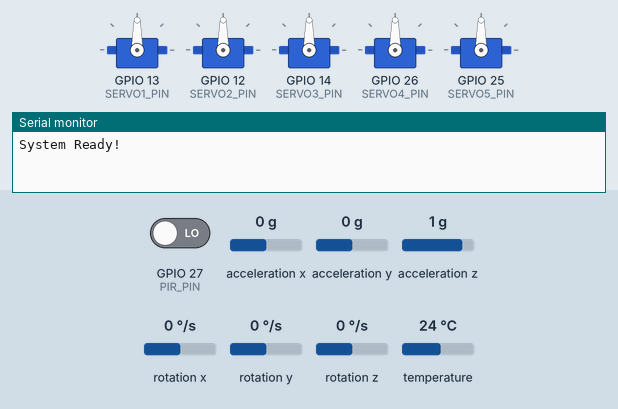
This sketch was run on a simulated ESP32. Parts: 5 × servo, the last lines printed to the serial monitor. Inputs (shaded band) come from the test bench; at power-on: GPIO 27 (PIR_PIN) LOW, acceleration x 0 g, acceleration y 0 g, acceleration z 1 g, rotation x 0 °/s, rotation y 0 °/s, rotation z 0 °/s, temperature 24 °C.

Above: at 1.2 s.
1.3 s: GPIO 27 (PIR_PIN) driven HIGH
At 2.1 s:
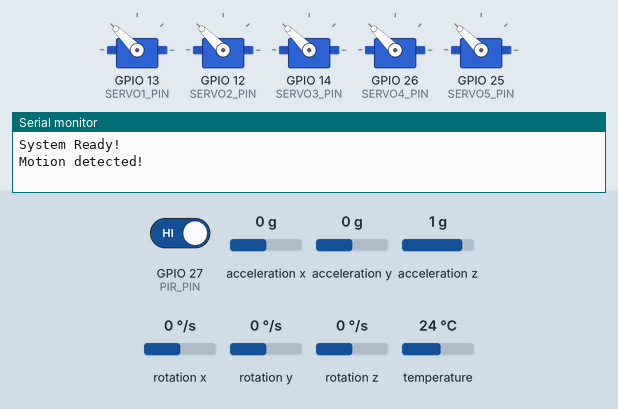
4.3 s: GPIO 27 (PIR_PIN) driven LOW
At 5.0 s:
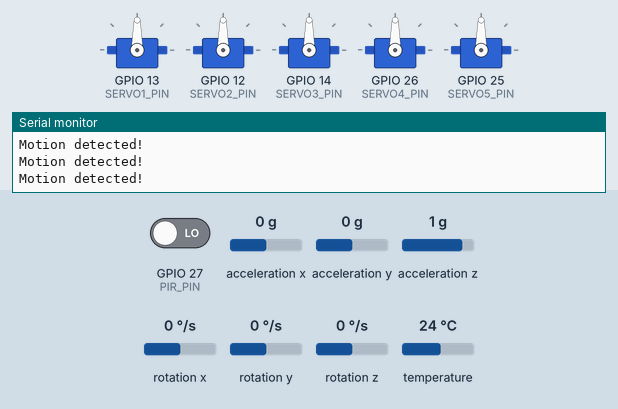
6.0 s: acceleration x set to -1.4 g
At 7.2 s:
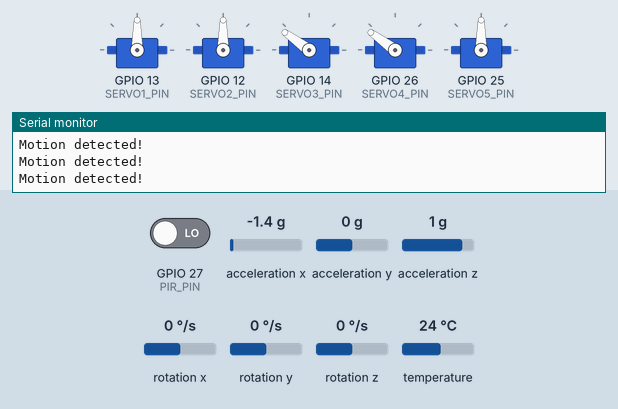
7.5 s: acceleration y set to -1.4 g
At 8.4 s:
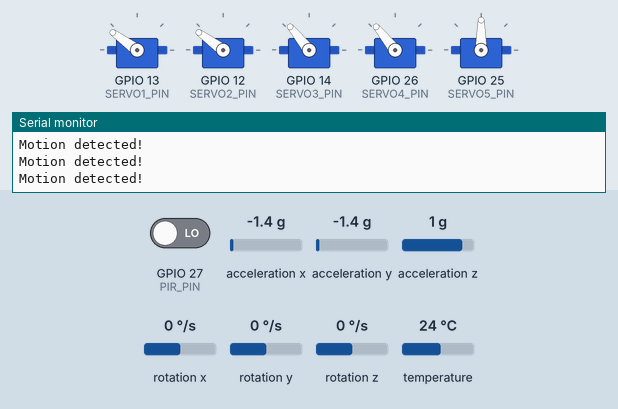
9.0 s: acceleration z set to -1.4 g
At 9.5 s:
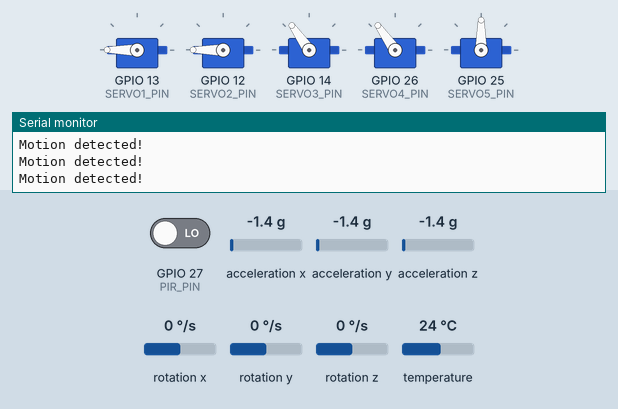
10.5 s: acceleration x set to -0.8 g
At 11.9 s:
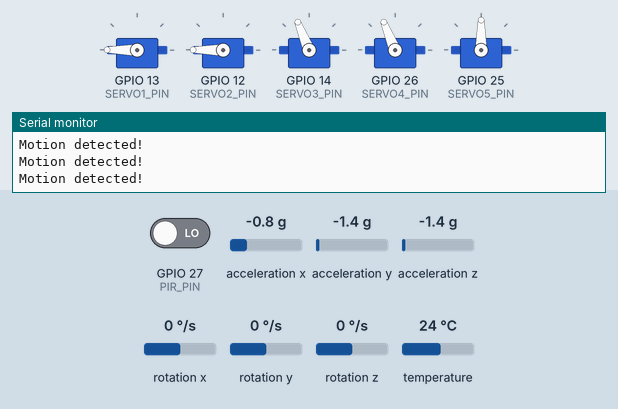
Timing chart, 0 to 13.0 s (numbered marks = the images above; inputs shaded):
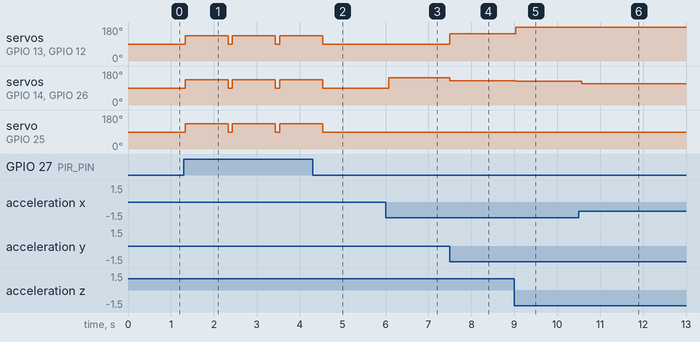

Measured:
- after the input at 1.3 s, servo on GPIO 13 (SERVO1_PIN), servo on GPIO 12 (SERVO2_PIN), servo on GPIO 14 (SERVO3_PIN), servo on GPIO 26 (SERVO4_PIN), servo on GPIO 25 (SERVO5_PIN): alternates 135° for 1.0 s and 90° for 0.10 s, starting at once
- after the input at 4.3 s, servo on GPIO 13 (SERVO1_PIN), servo on GPIO 12 (SERVO2_PIN), servo on GPIO 14 (SERVO3_PIN), servo on GPIO 26 (SERVO4_PIN), servo on GPIO 25 (SERVO5_PIN): goes on until 4.5 s, then stays 90°
- after the input at 6.0 s, servo on GPIO 14 (SERVO3_PIN), servo on GPIO 26 (SERVO4_PIN): 90° → 144° after 0.07 s
- after the input at 7.5 s, servo on GPIO 13 (SERVO1_PIN), servo on GPIO 12 (SERVO2_PIN): 90° → 144° at once; servo on GPIO 14 (SERVO3_PIN), servo on GPIO 26 (SERVO4_PIN): 144° → 129° at once
- after the input at 9.0 s, servo on GPIO 13 (SERVO1_PIN), servo on GPIO 12 (SERVO2_PIN): 144° → 180° at once; servo on GPIO 14 (SERVO3_PIN), servo on GPIO 26 (SERVO4_PIN): 129° → 125° at once
- after the input at 10.5 s, servo on GPIO 14 (SERVO3_PIN), servo on GPIO 26 (SERVO4_PIN): 125° → 112° after 0.07 s

The sketch:

GMRT_Assignment.ino
```cpp
//Rafie Alif Saputro
//24/533034/PA/22562


#include <Wire.h>
#include <Adafruit_MPU6050.h>
#include <Adafruit_Sensor.h>
#include <ESP32Servo.h>

Adafruit_MPU6050 mpu;

// Servo objects
Servo servo1, servo2, servo3, servo4, servo5;

// Servo pins
#define SERVO1_PIN 13
#define SERVO2_PIN 12
#define SERVO3_PIN 14
#define SERVO4_PIN 26
#define SERVO5_PIN 25

// PIR pin
#define PIR_PIN 27

// Initial servo position
int initialPos = 90; // center = 90° (0 offset)

// State
unsigned long lastYawMove = 0;
bool yawReturnPending = false;

void setup() {
  Serial.begin(115200);
  Wire.begin();

  // Setup MPU6050
  if (!mpu.begin()) {
    Serial.println("MPU6050 not found!");
    while (1);
  }

  mpu.setAccelerometerRange(MPU6050_RANGE_8_G);
  mpu.setGyroRange(MPU6050_RANGE_500_DEG);
  mpu.setFilterBandwidth(MPU6050_BAND_5_HZ);

  // Attach servos
  servo1.attach(SERVO1_PIN);
  servo2.attach(SERVO2_PIN);
  servo3.attach(SERVO3_PIN);
  servo4.attach(SERVO4_PIN);
  servo5.attach(SERVO5_PIN);

  // Move to initial position
  servo1.write(initialPos);
  servo2.write(initialPos);
  servo3.write(initialPos);
  servo4.write(initialPos);
  servo5.write(initialPos);

  pinMode(PIR_PIN, INPUT);

  Serial.println("System Ready!");
}

void loop() {
  sensors_event_t a, g, temp;
  mpu.getEvent(&a, &g, &temp);

  float roll = atan2(a.acceleration.y, a.acceleration.z) * 180 / PI;
  float pitch = atan2(-a.acceleration.x, sqrt(a.acceleration.y*a.acceleration.y + a.acceleration.z*a.acceleration.z)) * 180 / PI;
  float yaw = g.gyro.z; // Simplified — actual yaw integration is complex

  bool motionDetected = digitalRead(PIR_PIN);

  // Roll Control (Servo 1 & 2)
  int rollPos = map((int)roll, -90, 90, 0, 180);
  int oppositeRollPos = 180 - rollPos;
  servo1.write(oppositeRollPos);
  servo2.write(oppositeRollPos);

  // Pitch Control (Servo 3 & 4)
  int pitchPos = map((int)pitch, -90, 90, 0, 180);
  servo3.write(pitchPos);
  servo4.write(pitchPos);

  // Yaw control
  if (abs(yaw) > 5) { // Small deadzone
    int yawPos = constrain(initialPos + (yaw / 2), 0, 180);
    servo5.write(yawPos);
    lastYawMove = millis();
    yawReturnPending = true;
  }

  // Return to 0
  if (yawReturnPending && millis() - lastYawMove > 1000) {
    servo5.write(initialPos);
    yawReturnPending = false;
  }

  //PIR Sensor
  if (motionDetected) {
    Serial.println("Motion detected!");
    for (int i = 1; i <= 5; i++) {
      getServo(i).write(135); // move to +45° from center
    }
    delay(1000);
    for (int i = 1; i <= 5; i++) {
      getServo(i).write(initialPos);
    }
  }

  delay(100);
}

// Helper function to get servo by index
Servo& getServo(int index) {
  switch(index) {
    case 1: return servo1;
    case 2: return servo2;
    case 3: return servo3;
    case 4: return servo4;
    case 5: return servo5;
    default: return servo1;
  }
}
```
